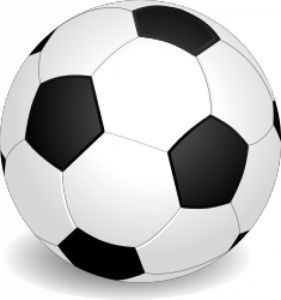
#> input picture image-alignment/football.jpg, 281 x 300 px, found by its file name
$ python Canny.py
#> lines starting #> are read from the running program, lines starting #| are printed output that depends on the picture; after the words box and inside, x2 and y2 are one past the last pixel; in counts of white or black regions, pixels touching at a corner belong together
"""
Canny edge detection algorithm implement by Python3
@author: caoqi95
@time: 2019-02-12
@github: https://github.com/caoqi95
@email: caoqi95@gmail.com
"""
import matplotlib.pyplot as plt
import numpy as np
import math
import cv2

class Canny():

    def __init__(self):

        pass

    # 灰度化
    def gray(self, img_path):
        """
        Calculate function:
        Gray(i,j) = [R(i,j) + G(i,j) + B(i,j)] / 3
        or :
        Gray(i,j) = 0.299 * R(i,j) + 0.587 * G(i,j) + 0.114 * B(i,j)
        """
#> called with img_path = 'D:/cv作业/image-alignment/football.jpg'
        # 读取图片
        img = plt.imread(img_path)
#> img is the input picture: shape (300, 281); min 0, max 255, mean 194
        # 转换成 RGB 格式
        img_rgb = cv2.cvtColor(img, cv2.COLOR_BGR2RGB)
        # 灰度化
        img_gray = np.dot(img_rgb[...,:3], [0.299, 0.587, 0.114])

        return img_gray

    # 去除噪音 - 使用 5x5 的高斯滤波器
    def smooth(self, img_gray):

        # 生成高斯滤波器
        """
        要生成一个 (2k+1)x(2k+1) 的高斯滤波器，滤波器的各个元素计算公式如下：

        H[i, j] = (1/(2*pi*sigma**2))*exp(-1/2*sigma**2((i-k-1)**2 + (j-k-1)**2))
        """
        sigma1 = sigma2 = 1.4
        gau_sum = 0
        gaussian = np.zeros([5, 5])
        for i in range(5):
            for j in range(5):
                gaussian[i, j] = math.exp((-1/(2*sigma1*sigma2))*(np.square(i-3)
                                + np.square(j-3)))/(2*math.pi*sigma1*sigma2)
                gau_sum =  gau_sum + gaussian[i, j]

        # 归一化处理
        gaussian = gaussian / gau_sum

        # 高斯滤波
        W, H = img_gray.shape
#> W = 300; H = 281
        new_gray = np.zeros([W-5, H-5])

        for i in range(W-5):
            for j in range(H-5):
                new_gray[i, j] = np.sum(img_gray[i:i+5, j:j+5] * gaussian)
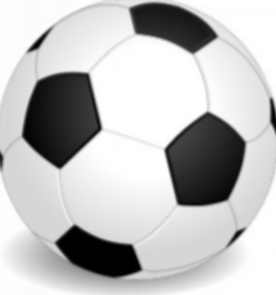
#> new_gray: shape (295, 276) float64; min 0, max 255, mean 192.2; drawn with min black and max white

        return new_gray

    # 计算梯度幅值
    def gradients(self, new_gray):

        W, H = new_gray.shape
#> W = 295; H = 276
        dx = np.zeros([W-1, H-1])
        dy = np.zeros([W-1, H-1])
        M = np.zeros([W-1, H-1])
        theta = np.zeros([W-1, H-1])

        for i in range(W-1):
            for j in range(H-1):
                dx[i, j] = new_gray[i+1, j] - new_gray[i, j]
                dy[i, j] = new_gray[i, j+1] - new_gray[i, j]
                M[i, j] = np.sqrt(np.square(dx[i, j]) + np.square(dy[i, j])) # 图像梯度幅值作为图像强度值
                theta[i, j] = math.atan(dx[i, j] / (dy[i, j] + 0.000000001)) # 计算 slope θ - artan(dx/dy)
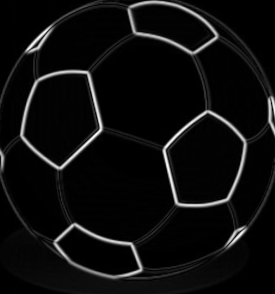
#> M: shape (294, 275) float64; min 0, max 78.63, mean 4.3; drawn with min black and max white
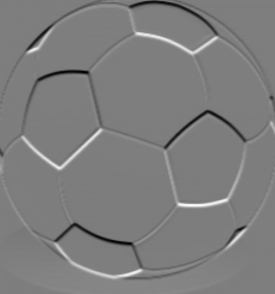
#> dx: shape (294, 275) float64; min -67.98, max 69.56, mean 0; drawn with min black and max white
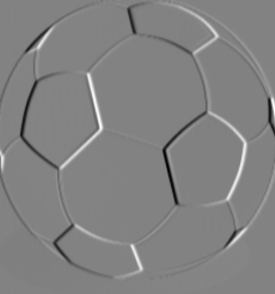
#> dy: shape (294, 275) float64; min -76.43, max 72.89, mean 0; drawn with min black and max white
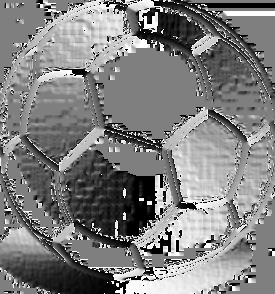
#> theta: shape (294, 275) float64; min -1.57, max 1.57, mean -0.00306; drawn with min black and max white

        return dx, dy, M, theta

    # 非极大值抑制 NMS

    def NMS(self, M, dx, dy):

        d = np.copy(M)
        W, H = M.shape
#> W = 294; H = 275
        NMS = np.copy(d)
        NMS[0, :] = NMS[W-1, :] = NMS[:, 0] = NMS[:, H-1] = 0
#> NMS: shape (294, 275) float64; 0.74% of pixels changed, all inside (x1, y1, x2, y2) = (0, 0, 275, 294)

        for i in range(1, W-1):
            for j in range(1, H-1):

                # 如果当前梯度为0，该点就不是比边缘点
                if M[i, j] == 0:
                    NMS[i, j] = 0

                else:
                    gradX = dx[i, j] # 当前点 x 方向导数
                    gradY = dy[i, j] # 当前点 y 方向导数
                    gradTemp = d[i, j] # 当前梯度点

                    # 如果 y 方向梯度值比较大，说明导数方向趋向于 y 分量
                    if np.abs(gradY) > np.abs(gradX):
                        weight = np.abs(gradX) / np.abs(gradY) # 权重
                        grad2 = d[i-1, j]
                        grad4 = d[i+1, j]

                        # 如果 x, y 方向导数符号一致
                        # 像素点位置关系
                        # g1 g2
                        #    c
                        #    g4 g3
                        if gradX * gradY > 0:
                            grad1 = d[i-1, j-1]
                            grad3 = d[i+1, j+1]

                        # 如果 x，y 方向导数符号相反
                        # 像素点位置关系
                        #    g2 g1
                        #    c
                        # g3 g4
                        else:
                            grad1 = d[i-1, j+1]
                            grad3 = d[i+1, j-1]

                    # 如果 x 方向梯度值比较大
                    else:
                        weight = np.abs(gradY) / np.abs(gradX)
                        grad2 = d[i, j-1]
                        grad4 = d[i, j+1]

                        # 如果 x, y 方向导数符号一致
                        # 像素点位置关系
                        # g1
                        # g2 c g4
                        #      g3
                        if gradX * gradY > 0:
                            grad1 = d[i-1, j-1]
                            grad3 = d[i+1, j+1]

                        # 如果 x，y 方向导数符号相反
                        # 像素点位置关系
                        #      g3
                        # g2 c g4
                        # g1
                        else:
                            grad1 = d[i+1, j-1]
                            grad3 = d[i-1, j+1]

                    # 利用 grad1-grad4 对梯度进行插值
                    gradTemp1 = weight * grad1 + (1 - weight) * grad2
                    gradTemp2 = weight * grad3 + (1 - weight) * grad4

                    # 当前像素的梯度是局部的最大值，可能是边缘点
                    if gradTemp >= gradTemp1 and gradTemp >= gradTemp2:
                        NMS[i, j] = gradTemp

                    else:
                        # 不可能是边缘点
                        NMS[i, j] = 0
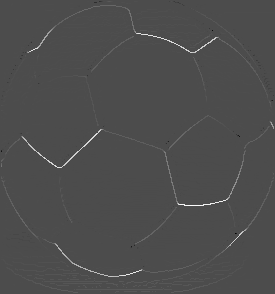
#> NMS: shape (294, 275) float64; min -29.9, max 69.56, mean 0.5; drawn with min black and max white

        return NMS

    def double_threshold(self, NMS):

        W, H = NMS.shape
#> W = 294; H = 275
        DT = np.zeros([W, H])

        # 定义高低阈值
        TL = 0.1 * np.max(NMS)
#> TL = 6.96
        TH = 0.3 * np.max(NMS)
#> TH = 20.87

        for i in range(1, W-1):
            for j in range(1, H-1):
                if (NMS[i, j] < TL):
                    DT[i, j] = 0

                elif (NMS[i, j] > TH):
                    DT[i, j] = 1

                #
                elif (NMS[i-1, j-1:j+1] < TH).any() or (NMS[i+1, j-1:j+1].any()
                        or (NMS[i, [j-1, j+1]] < TH).any()):
                    DT[i, j] = 1
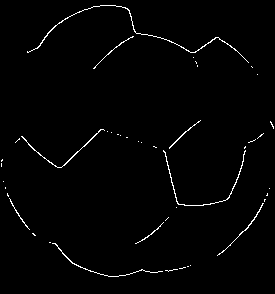
#> DT: shape (294, 275) float64; values 0 (black) and 1 (white), 1.4% white in thin lines or dots


        return DT


def edge_detection(img_path):

    canny = Canny()
    img_gray = canny.gray(img_path)
    new_gray = canny.smooth(img_gray)
    dx, dy, M, _ = canny.gradients(new_gray)
    NMS = canny.NMS(dx, dy, M)
    DT = canny.double_threshold(NMS)
    plt.imshow(DT, cmap="gray")


if __name__ == "__main__":

    edge_detection("D:/cv作业/image-alignment/football.jpg")
